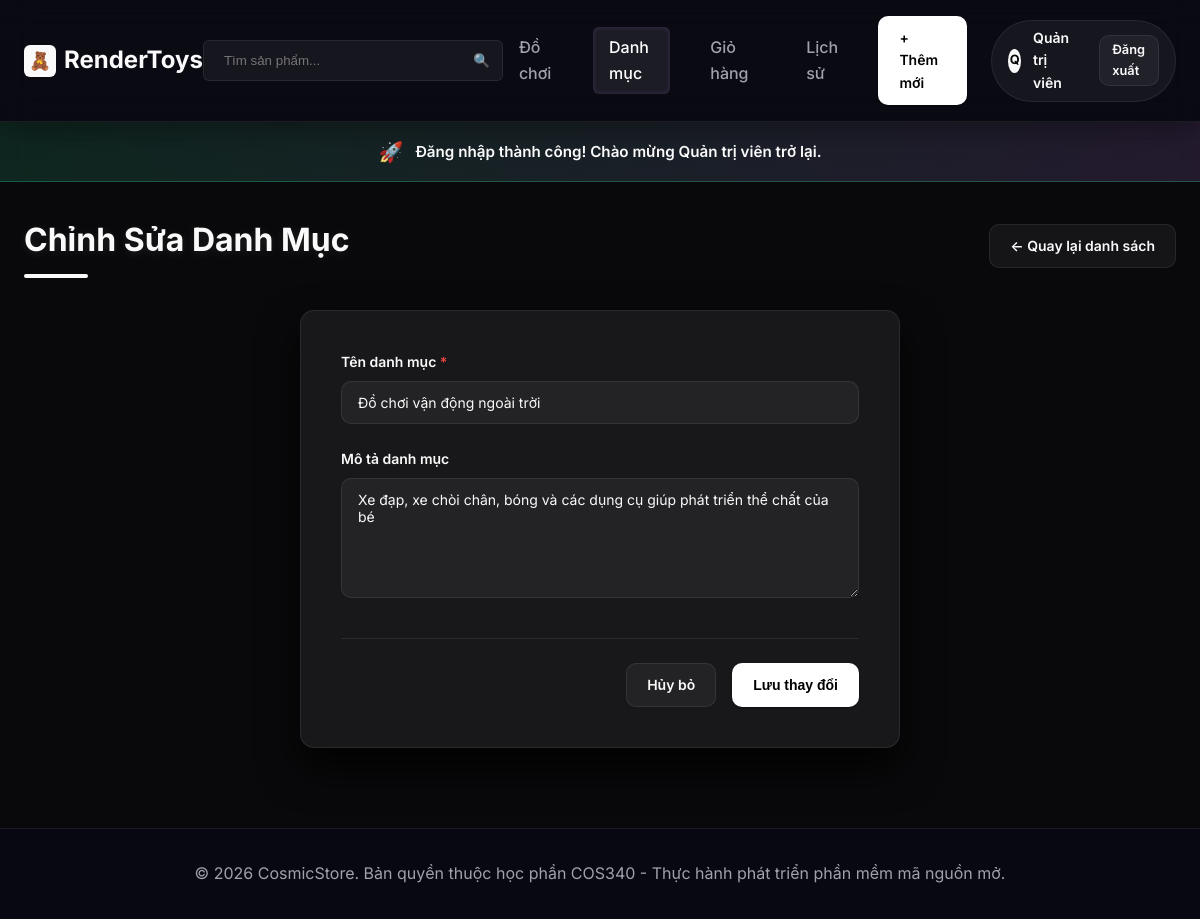
Page /category/edit/2 (signed in) on the committed database.
### tables this page shows
CREATE TABLE IF NOT EXISTS `categories` (
  `id` INT AUTO_INCREMENT PRIMARY KEY,
  `name` VARCHAR(255) NOT NULL,
  `description` TEXT NULL
);

### app/controllers/CategoryController.php (called while the page is built, shortened)
<?php
class CategoryController {
    private $categoryModel;
    public function __construct() {
        $this->categoryModel = new CategoryModel();
    }
    public function edit($id) {
        $category = $this->categoryModel->getById($id);
        require_once __DIR__ . '/../views/share/header.php';
        require_once __DIR__ . '/../views/category/edit.php';
        require_once __DIR__ . '/../views/share/footer.php';
    }
}

### app/database/Database.php (called while the page is built, shortened)
<?php
class Database {
    private static $conn = null;
    public static function getConnection() {
        if (self::$conn === null) {
            $db = new self();
            try {
                self::$conn = new PDO(
                    "mysql:host=" . $db->host . ";dbname=" . $db->db_name . ";charset=utf8mb4",
                    $db->username,
                    $db->password
                );
                self::$conn->exec("SET NAMES utf8mb4");
                self::$conn->setAttribute(PDO::ATTR_ERRMODE, PDO::ERRMODE_EXCEPTION);
                self::$conn->setAttribute(PDO::ATTR_DEFAULT_FETCH_MODE, PDO::FETCH_ASSOC);
            } catch (PDOException $exception) {
                die("Lỗi kết nối cơ sở dữ liệu: " . $exception->getMessage());
            }
        }
        return self::$conn;
    }
}

### app/models/CategoryModel.php (called while the page is built, shortened)
<?php
class CategoryModel {
    private $db;
    public function __construct() {
        $this->db = Database::getConnection();
    }
    public function getById($id) {
        $query = "SELECT * FROM categories WHERE id = :id LIMIT 0,1";
        $stmt = $this->db->prepare($query);
        $stmt->bindParam(':id', $id, PDO::PARAM_INT);
        $stmt->execute();
        return $stmt->fetch();
    }
}

### app/views/category/edit.php (the view)
<div class="page-header">
    <h1 class="page-title">Chỉnh Sửa Danh Mục</h1>
    <a href="<?php echo BASE_PATH; ?>/category" class="btn btn-secondary">&larr; Quay lại danh sách</a>
</div>
<div class="form-card">
    <form action="<?php echo BASE_PATH; ?>/category/edit/<?php echo $category['id']; ?>" method="POST">
        <div class="form-group">
            <label for="name" class="form-label">Tên danh mục <span style="color:var(--danger)">*</span></label>
            <input type="text" id="name" name="name" class="form-control" value="<?php echo htmlspecialchars($category['name']); ?>" required>
        </div>
        <div class="form-group">
            <label for="description" class="form-label">Mô tả danh mục</label>
            <textarea id="description" name="description" class="form-control"><?php echo htmlspecialchars($category['description']); ?></textarea>
        </div>
        <div class="form-actions">
            <a href="<?php echo BASE_PATH; ?>/category" class="btn btn-secondary">Hủy bỏ</a>
            <button type="submit" class="btn btn-primary">Lưu thay đổi</button>
        </div>
    </form>
</div>

### public/css/style.css (style rules this page uses)
:root { --primary: #ffffff; --primary-hover: #f4f4f5; --primary-light: rgba(255, 255, 255, 0.08); --secondary: #27272a; --background: #09090b; --surface: #18181b; --text-primary: #fafafa; --text-secondary: #a1a1aa; --text-muted: #71717a; --border: rgba(255, 255, 255, 0.08); --border-hover: rgba(255, 255, 255, 0.25); --success: #ffffff; --danger: #ef4444; --warning: #f59e0b; --shadow-sm: 0 1px 2px 0 rgba(0, 0, 0, 0.5); --shadow: 0 4px 12px rgba(0, 0, 0, 0.6); --shadow-lg: 0 12px 24px rgba(0, 0, 0, 0.7); --shadow-xl: 0 20px 40px rgba(0, 0, 0, 0.8); --radius-sm: 6px; --radius: 10px; --radius-lg: 14px; --transition: all 0.2s ease-out; }
* { margin: 0; padding: 0; box-sizing: border-box; }
body { font-family: 'Inter', -apple-system, BlinkMacSystemFont, "Segoe UI", Roboto, sans-serif; background-color: var(--background); color: var(--text-primary); line-height: 1.6; min-height: 100vh; display: flex; flex-direction: column; }
a { color: inherit; text-decoration: none; transition: var(--transition); }
.btn { display: inline-flex; align-items: center; justify-content: center; gap: 0.5rem; font-weight: 600; padding: 0.625rem 1.25rem; border-radius: var(--radius); border: 1px solid transparent; cursor: pointer; transition: var(--transition); font-size: 0.875rem; }
.btn-primary { background: var(--primary); color: #000000; box-shadow: var(--shadow-sm); }
.btn-secondary { background-color: rgba(255, 255, 255, 0.05); border-color: var(--border); color: var(--text-primary); }
.page-header { display: flex; justify-content: space-between; align-items: center; margin-bottom: 2rem; }
.page-title { font-size: 2rem; font-weight: 700; color: var(--text-primary); position: relative; text-shadow: 0 2px 10px rgba(255, 255, 255, 0.1); }
.page-title::after { content: ''; display: block; width: 4rem; height: 4px; background: var(--text-primary); border-radius: 2px; margin-top: 0.5rem; }
.form-card { max-width: 600px; margin: 0 auto 3rem auto; background-color: var(--surface); backdrop-filter: blur(12px); -webkit-backdrop-filter: blur(12px); border-radius: var(--radius-lg); border: 1px solid var(--border); box-shadow: var(--shadow-xl); padding: 2.5rem; }
.form-group { margin-bottom: 1.5rem; }
.form-label { display: block; font-weight: 600; margin-bottom: 0.5rem; font-size: 0.875rem; color: var(--text-primary); }
.form-control { width: 100%; padding: 0.75rem 1rem; border-radius: var(--radius); border: 1px solid var(--border); outline: none; font-family: inherit; font-size: 0.875rem; transition: var(--transition); background-color: rgba(255, 255, 255, 0.05); color: var(--text-primary); }
textarea.form-control { resize: vertical; min-height: 120px; }
.form-actions { display: flex; justify-content: flex-end; gap: 1rem; margin-top: 2rem; border-top: 1px solid var(--border); padding-top: 1.5rem; }
html { scroll-behavior: smooth; }

### rows in the picture
categories: name "Đồ chơi vận động ngoài trời", description "Xe đạp, xe chòi chân, bóng và các dụng cụ giúp phát triển thể chất của bé"

### other values in the picture
mb_substr($_SESSION['fullname'], 0, 1, 'UTF-8') "Q"
$_SESSION['fullname'] "Quản trị viên"
$_SESSION['success'] "Đăng nhập thành công! Chào mừng Quản trị viên trở lại."
